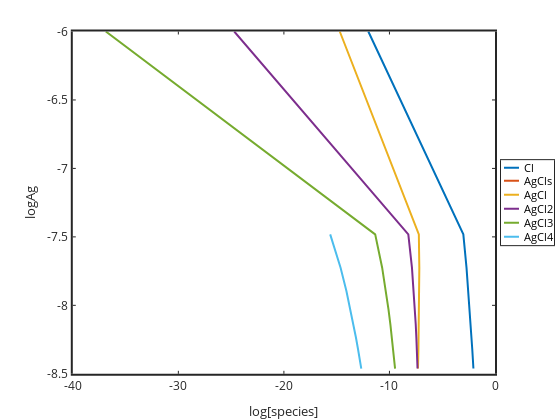

The code cell stored with this chart in its notebook:
### Code cell
h=plot(log10(Cl),log10(Ag),log10(AgCls),log10(Ag),log10(AgCl),log10(Ag),log10(AgCl2),log10(Ag),log10(AgCl3),log10(Ag),log10(AgCl4),log10(Ag));
%h=plot(log10(Cl),log10(Ag));
set(h,'linewidth',2);
set(gca,'linewidth',2,'fontsize',12);
xlabel('log[species]'); ylabel('logAg');
%xlabel('logCl'); ylabel('logAg');
legend('Cl','AgCls','AgCl','AgCl2','AgCl3','AgCl4','location','eastoutside')
%axis([-14 -1 -9 -7])
%exportforplot=[...
%log10(Ag)' log10(Cl)' log10(AgCls)' log10(AgCl)' log10(AgCl2)' log10(AgCl3)' log10(AgCl4)'
%]

end

### Figure 1 — Plotly figure (JSON) as saved in the notebook; plotly's stock layout.template omitted (floating-point values rounded to 4 significant figures)
{"data": [{"line": {"color": "rgb(0,113,188)", "dash": "solid", "width": 2}, "marker": {"color": "rgb(0,113,188)", "line": {"color": "rgb(0,113,188)"}, "size": 6, "symbol": "none"}, "mode": "lines", "name": "Cl", "showlegend": true, "type": "scatter", "visibility": true, "x": [-12.0, -3.0, -2.699, -2.523, -2.398, -2.301, -2.222, -2.155, -2.097, -2.046], "xaxis": "x", "y": [-6.0, -7.482, -7.725, -7.896, -8.029, -8.14, -8.235, -8.319, -8.394, -8.462], "yaxis": "y"}, {"line": {"color": "rgb(216,82,24)", "dash": "solid", "width": 2}, "marker": {"color": "rgb(216,82,24)", "line": {"color": "rgb(216,82,24)"}, "size": 6, "symbol": "none"}, "mode": "lines", "name": "AgCls", "showlegend": true, "type": "scatter", "visibility": true, "x": [null, null, null, null, null, null, null, null, null, null], "xaxis": "x", "y": [-6.0, -7.482, -7.725, -7.896, -8.029, -8.14, -8.235, -8.319, -8.394, -8.462], "yaxis": "y"}, {"line": {"color": "rgb(236,176,31)", "dash": "solid", "width": 2}, "marker": {"color": "rgb(236,176,31)", "line": {"color": "rgb(236,176,31)"}, "size": 6, "symbol": "none"}, "mode": "lines", "name": "AgCl", "showlegend": true, "type": "scatter", "visibility": true, "x": [-14.7, -7.216, -7.17, -7.174, -7.19, -7.21, -7.232, -7.254, -7.276, -7.297], "xaxis": "x", "y": [-6.0, -7.482, -7.725, -7.896, -8.029, -8.14, -8.235, -8.319, -8.394, -8.462], "yaxis": "y"}, {"line": {"color": "rgb(125,46,141)", "dash": "solid", "width": 2}, "marker": {"color": "rgb(125,46,141)", "line": {"color": "rgb(125,46,141)"}, "size": 6, "symbol": "none"}, "mode": "lines", "name": "AgCl2", "showlegend": true, "type": "scatter", "visibility": true, "x": [-24.7, -8.214, -7.867, -7.695, -7.586, -7.509, -7.451, -7.406, -7.37, -7.34], "xaxis": "x", "y": [-6.0, -7.482, -7.725, -7.896, -8.029, -8.14, -8.235, -8.319, -8.394, -8.462], "yaxis": "y"}, {"line": {"color": "rgb(118,171,47)", "dash": "solid", "width": 2}, "marker": {"color": "rgb(118,171,47)", "line": {"color": "rgb(118,171,47)"}, "size": 6, "symbol": "none"}, "mode": "lines", "name": "AgCl3", "showlegend": true, "type": "scatter", "visibility": true, "x": [-36.87, -11.35, -10.69, -10.33, -10.09, -9.912, -9.77, -9.652, -9.553, -9.468], "xaxis": "x", "y": [-6.0, -7.482, -7.725, -7.896, -8.029, -8.14, -8.235, -8.319, -8.394, -8.462], "yaxis": "y"}, {"line": {"color": "rgb(76,189,237)", "dash": "solid", "width": 2}, "marker": {"color": "rgb(76,189,237)", "line": {"color": "rgb(76,189,237)"}, "size": 6, "symbol": "none"}, "mode": "lines", "name": "AgCl4", "showlegend": true, "type": "scatter", "visibility": true, "x": [null, -15.61, -14.63, -14.08, -13.7, -13.41, -13.17, -12.98, -12.81, -12.67], "xaxis": "x", "y": [-6.0, -7.482, -7.725, -7.896, -8.029, -8.14, -8.235, -8.319, -8.394, -8.462], "yaxis": "y"}, {"hoverinfo": "none", "line": {"color": "rgb(0,113,188)", "dash": "solid", "width": 2}, "marker": {"color": "rgb(0,113,188)", "line": {"color": "rgb(0,113,188)"}, "size": 6, "symbol": "none"}, "mode": "lines", "name": "", "showlegend": false, "type": "scatter", "visibility": true, "x": [3, 18], "xaxis": "x2", "y": [7.5, 7.5], "yaxis": "y2"}, {"hoverinfo": "none", "line": {"color": "rgb(216,82,24)", "dash": "solid", "width": 2}, "marker": {"color": "rgb(216,82,24)", "line": {"color": "rgb(216,82,24)"}, "size": 6, "symbol": "none"}, "mode": "lines", "name": "", "showlegend": false, "type": "scatter", "visibility": true, "x": [3, 18], "xaxis": "x2", "y": [20.5, 20.5], "yaxis": "y2"}, {"hoverinfo": "none", "line": {"color": "rgb(236,176,31)", "dash": "solid", "width": 2}, "marker": {"color": "rgb(236,176,31)", "line": {"color": "rgb(236,176,31)"}, "size": 6, "symbol": "none"}, "mode": "lines", "name": "", "showlegend": false, "type": "scatter", "visibility": true, "x": [3, 18], "xaxis": "x2", "y": [34.5, 34.5], "yaxis": "y2"}, {"hoverinfo": "none", "line": {"color": "rgb(125,46,141)", "dash": "solid", "width": 2}, "marker": {"color": "rgb(125,46,141)", "line": {"color": "rgb(125,46,141)"}, "size": 6, "symbol": "none"}, "mode": "lines", "name": "", "showlegend": false, "type": "scatter", "visibility": true, "x": [3, 18], "xaxis": "x2", "y": [48.5, 48.5], "yaxis": "y2"}, {"hoverinfo": "none", "line": {"color": "rgb(118,171,47)", "dash": "solid", "width": 2}, "marker": {"color": "rgb(118,171,47)", "line": {"color": "rgb(118,171,47)"}, "size": 6, "symbol": "none"}, "mode": "lines", "name": "", "showlegend": false, "type": "scatter", "visibility": true, "x": [3, 18], "xaxis": "x2", "y": [62.5, 62.5], "yaxis": "y2"}, {"hoverinfo": "none", "line": {"color": "rgb(76,189,237)", "dash": "solid", "width": 2}, "marker": {"color": "rgb(76,189,237)", "line": {"color": "rgb(76,189,237)"}, "size": 6, "symbol": "none"}, "mode": "lines", "name": "", "showlegend": false, "type": "scatter", "visibility": true, "x": [3, 18], "xaxis": "x2", "y": [76.5, 76.5], "yaxis": "y2"}], "layout": {"annotations": [{"font": {"color": "rgb(0, 0, 0)", "size": 10.8}, "showarrow": false, "text": "Cl", "x": 21, "xanchor": "left", "xref": "x2", "y": 7.5, "yanchor": "middle", "yref": "y2"}, {"font": {"color": "rgb(0, 0, 0)", "size": 10.8}, "showarrow": false, "text": "AgCls", "x": 21, "xanchor": "left", "xref": "x2", "y": 20.5, "yanchor": "middle", "yref": "y2"}, {"font": {"color": "rgb(0, 0, 0)", "size": 10.8}, "showarrow": false, "text": "AgCl", "x": 21, "xanchor": "left", "xref": "x2", "y": 34.5, "yanchor": "middle", "yref": "y2"}, {"font": {"color": "rgb(0, 0, 0)", "size": 10.8}, "showarrow": false, "text": "AgCl2", "x": 21, "xanchor": "left", "xref": "x2", "y": 48.5, "yanchor": "middle", "yref": "y2"}, {"font": {"color": "rgb(0, 0, 0)", "size": 10.8}, "showarrow": false, "text": "AgCl3", "x": 21, "xanchor": "left", "xref": "x2", "y": 62.5, "yanchor": "middle", "yref": "y2"}, {"font": {"color": "rgb(0, 0, 0)", "size": 10.8}, "showarrow": false, "text": "AgCl4", "x": 21, "xanchor": "left", "xref": "x2", "y": 76.5, "yanchor": "middle", "yref": "y2"}], "height": 420, "hovermode": "closest", "margin": {"b": 0, "l": 0, "r": 0, "t": 0}, "plot_bgcolor": "rgba(0, 0, 0, 0)", "showlegend": false, "width": 560, "xaxis": {"anchor": "y", "autorange": false, "domain": [0.13, 0.8839], "exponentformat": "none", "gridcolor": "rgba(38,38,38,0.15)", "gridwidth": 2, "linecolor": "rgb(38,38,38)", "linewidth": 2, "mirror": "ticks", "range": [-40, 0], "showgrid": false, "showline": true, "side": "bottom", "spikedash": "solid", "spikemode": "across", "spikesides": false, "spikethickness": 1, "tickangle": 0, "tickcolor": "rgb(38,38,38)", "tickfont": {"color": "rgb(38,38,38)", "size": 12}, "ticklen": 3, "ticks": "inside", "ticktext": ["-40", "-30", "-20", "-10", "0"], "tickvals": [-40, -30, -20, -10, 0], "title": {"font": {"color": "rgb(38,38,38)", "size": 13.2}, "text": "log[species]"}, "type": "linear", "visible": true, "zeroline": false}, "xaxis2": {"anchor": "y2", "autorange": false, "domain": [0.8946, 0.9893], "exponentformat": "none", "fixedrange": true, "gridcolor": "rgba(38,38,38,0.15)", "gridwidth": 1, "linecolor": "rgb(38,38,38)", "linewidth": 1, "mirror": true, "range": [0, 53], "showgrid": false, "showline": true, "showspikes": false, "side": "bottom", "spikedash": "solid", "spikemode": "across", "spikesides": false, "spikethickness": 1, "tickangle": 0, "tickcolor": "rgb(38,38,38)", "tickfont": {"color": "rgb(38,38,38)", "size": 10.8}, "ticklen": 3, "ticks": "", "ticktext": [], "tickvals": [], "title": {"font": {"color": "rgb(0, 0, 0)", "size": 11.88}, "text": ""}, "type": "linear", "visible": true, "zeroline": false}, "yaxis": {"anchor": "x", "autorange": false, "domain": [0.11, 0.925], "exponentformat": "none", "gridcolor": "rgba(38,38,38,0.15)", "gridwidth": 2, "linecolor": "rgb(38,38,38)", "linewidth": 2, "mirror": "ticks", "range": [-8.5, -6], "showgrid": false, "showline": true, "side": "left", "spikedash": "solid", "spikemode": "across", "spikesides": false, "spikethickness": 1, "tickangle": 0, "tickcolor": "rgb(38,38,38)", "tickfont": {"color": "rgb(38,38,38)", "size": 12}, "ticklen": 3, "ticks": "inside", "ticktext": ["-8.5", "-8", "-7.5", "-7", "-6.5", "-6"], "tickvals": [-8.5, -8, -7.5, -7, -6.5, -6], "title": {"font": {"color": "rgb(38,38,38)", "size": 13.2}, "text": "logAg"}, "type": "linear", "visible": true, "zeroline": false}, "yaxis2": {"anchor": "x2", "autorange": false, "domain": [0.4163, 0.6187], "exponentformat": "none", "fixedrange": true, "gridcolor": "rgba(38,38,38,0.15)", "gridwidth": 1, "linecolor": "rgb(38,38,38)", "linewidth": 1, "mirror": true, "range": [85, 0], "showgrid": false, "showline": true, "showspikes": false, "side": "left", "spikedash": "solid", "spikemode": "across", "spikesides": false, "spikethickness": 1, "tickangle": 0, "tickcolor": "rgb(38,38,38)", "tickfont": {"color": "rgb(38,38,38)", "size": 10.8}, "ticklen": 3, "ticks": "", "ticktext": [], "tickvals": [], "title": {"font": {"color": "rgb(0, 0, 0)", "size": 11.88}, "text": ""}, "type": "linear", "visible": true, "zeroline": false}}}
